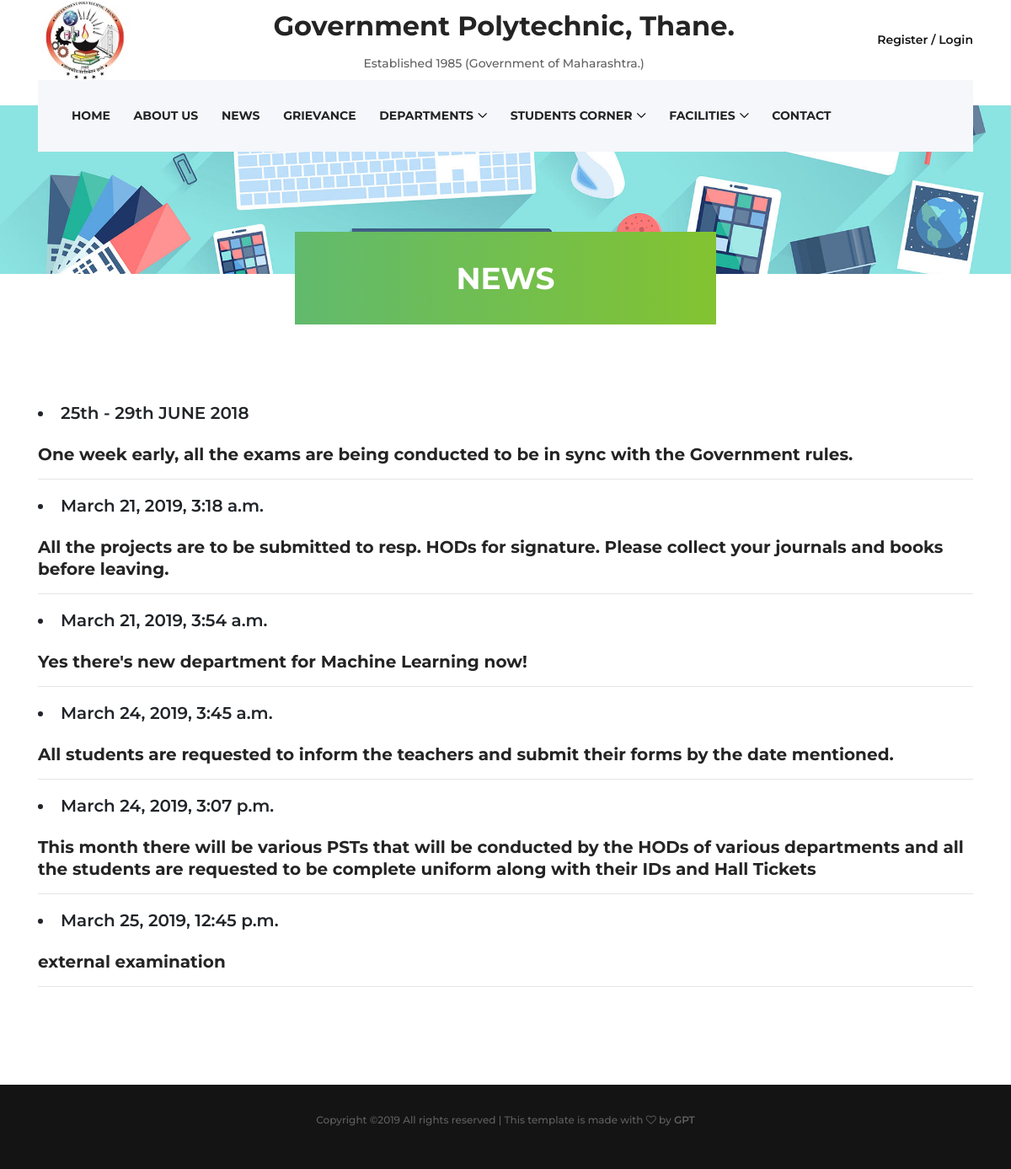
Page /news on the committed database.
### blogs/models.py (models this page shows, shortened)
class News(models.Model):
    news_title = models.CharField(max_length=500)
    news_content = models.TextField()
    news_date = models.DateTimeField(default=timezone.now)

### mainweb/views.py (the view)
# urls.py: path('news', views.news, name="news"),
def news(request):
    newslist = News.objects.all()
    context = { 'newslist' : newslist }
    return render(request, 'mainweb/news.html', context)

### mainweb/templates/mainweb/news.html (shortened to what this page needs)
<!DOCTYPE html>
<html lang="en">
<head>
    <link rel="stylesheet" href="/static/scss/_mixin.scss">
    <link rel="stylesheet" href="/static/scss/_responsive.scss">
    <link rel="stylesheet" href="/static/scss/_theme_color.scss">
    <link rel="stylesheet" href="/static/scss/_variables.scss">
    <link rel="stylesheet" href="/static/scss/style.scss">
    <link rel="stylesheet" href="/static/css/owl.carousel.min.css">
    <link rel="stylesheet" href="/static/css/magnific-popup.css">
    <link rel="stylesheet" href="/static/css/font-awesome.min.css">
    <link rel="stylesheet" href="/static/css/animate.css">
    <link rel="stylesheet" href="/static/css/custom-icon.css">
    <link rel="stylesheet" href="/static/css/bootstrap.min.css">
    <link rel="stylesheet" href="/static/css/classy-nav.min.css">
    <link rel="stylesheet" href="https://stackpath.bootstrapcdn.com/bootstrap/4.3.1/css/bootstrap.min.css">
    <link rel="stylesheet" href="/static/css/style.css">
</head>
<body>
       <header class="header-area">
        <div class="top-header">
            <div class="container h-100">
                <div class="row h-100">
                    <div class="col-12 h-100">
                        <div class="header-content h-100 d-flex align-items-center justify-content-between">
                            <div class="academy-logo">
                                <a href="/"><img src="/static/img/bg-img/gpt-logo.jpg" height="110" width="110"></a>
                            </div>
                            <div class="heading1">
                                <h2>Government Polytechnic, Thane. </h2>
                                <p>Established 1985 (Government of Maharashtra.)</p>
                            </div>
                            <div class="login-content">
                                <a href="/admin">Register / Login</a>
                            </div>
                        </div>
                    </div>
                </div>
            </div>
        </div>
         <div class="academy-main-menu">
            <div class="classy-nav-container breakpoint-off">
                <div class="container">
                    <nav class="classy-navbar justify-content-between" id="academyNav">
                        <div class="classy-menu">
                            <div class="classynav">
                                <ul>
                                    <li><a href="/">Home</a></li>
                                    <li><a href="/about">About Us</a></li>
                                    <li><a href="/news">News</a></li>
                                    <li><a href="index.html">Grievance</a></li>
                                    <li><a href="#">Departments</a>
                                    </li>
                                    <li><a href="#">Students corner</a>
                                        </li>
                                    <li><a href="course.html">Facilities</a>
                                    </li>
                                    <li><a href="/contact">Contact</a></li>
                                </ul>
                            </div>
                        </div>
                    </nav>
                </div>
            </div>
        </div>
    </header>
    <div class="breadcumb-area bg-img" style="background-image: url(/static/img/bg-img/Graphic-Designer.jpg);">
        <div class="bradcumbContent">
            <h2>NEWS</h2>
        </div>
    </div>
    <section class="about-us-area mt-50 section-padding-100">
        <div class="container">
            <div class="row">
                <div class="col-12">
                    <li style="list-style-type:disc;font-size: 20px;font-weight: 600;">
                    25th - 29th JUNE 2018
                    </li><br>
                    <h5>One week early, all the exams are being conducted to be in sync with the Government rules.</h5>
                    <hr>
                    {% for News in newslist %}
                    <li style="list-style-type:disc;font-size: 20px;font-weight: 600;">
                        {{ News.news_date }}
                    </li><br>
                    <h5>{{ News.news_content }}</h5>
                        <hr>
                        {% endfor %}
                </div>
            </div>
        </div>
    </section>
    <footer class="footer-area">
        <div class="bottom-footer-area">
            <div class="container">
                <div class="row">
                    <div class="col-12">
                        <p>
Copyright &copy;<script>document.write(new Date().getFullYear());</script> All rights reserved | This template is made with <i class="fa fa-heart-o" aria-hidden="true"></i> by <a href="https://colorlib.com" target="_blank">GPT</a>
</p>
                    </div>
                </div>
            </div>
        </div>
    </footer>
</body>
</html>

### mainweb/static/css/style.css (style rules this page uses)
* { margin: 0; padding: 0; }
body { font-family: "Montserrat", sans-serif; font-size: 14px; }
h1, h2, h3, h4, h5, h6 { color: #242424; line-height: 1.3; font-weight: 700; }
p { color: #606060; font-size: 14px; line-height: 2; font-weight: 500; }
a, a:hover, a:focus { -webkit-transition-duration: 500ms; transition-duration: 500ms; text-decoration: none; outline: 0 solid transparent; color: #141414; font-weight: 600; font-size: 14px; }
ul, ol { margin: 0; }
ul li, ol li { list-style: none; }
img { height: auto; max-width: 100%; }
.mt-50 { margin-top: 50px !important; }
.section-padding-100 { padding-top: 100px; padding-bottom: 100px; }
.bg-img { background-position: center center; background-size: cover; background-repeat: no-repeat; }
.header-area { position: relative; z-index: 100; width: 100%; height: 125px; }
.header-area .top-header { width: 100%; height: 95px; }
.heading1 p { text-align: center; margin-top: 10px; }
.heading1 h2 { margin-top: 20px; }
.header-area .top-header .login-content a { display: inline-block; font-weight: 600; }
.header-area .academy-main-menu { position: absolute; width: 100%; height: 85px; background-color: transparent; top: 95px; z-index: 100; left: 0; right: 0; }
.header-area .academy-main-menu .classy-nav-container { background-color: transparent; }
.header-area .academy-main-menu .classy-navbar { background-color: #f5f7fa; height: 85px; padding: 0; }
.header-area .academy-main-menu .classy-navbar .classynav ul li a { font-weight: 700; text-transform: uppercase; }
.header-area .academy-main-menu .classynav { padding-left: 2em; }
.bottom-footer-area { background-color: #141414; padding: 30px 0; text-align: center; }
.bottom-footer-area p { font-size: 12px; }
.bottom-footer-area p a { color: #606060; font-size: 12px; }
.breadcumb-area { position: relative; z-index: 10; width: 100%; height: 200px; }
.breadcumb-area .bradcumbContent { width: 500px; height: 110px; background: #61ba6d; background: -webkit-linear-gradient(to right, #61ba6d, #83c331); background: linear-gradient(to right, #61ba6d, #83c331); position: absolute; bottom: -60px; -webkit-transform: translateX(-50%); transform: translateX(-50%); left: 50%; z-index: 30; }
.breadcumb-area .bradcumbContent h2 { text-align: center; line-height: 110px; font-size: 36px; color: #ffffff; }

### rows in the picture
News: news_date "March 21, 2019, 3:18 a.m.", news_content "All the projects are to be submitted to resp. HODs for signature. Please collect your journals and books before leaving."
News: news_date "March 21, 2019, 3:54 a.m.", news_content "Yes there's new department for Machine Learning now!"
News: news_date "March 24, 2019, 3:45 a.m.", news_content "All students are requested to inform the teachers and submit their forms by the date mentioned."
News: news_date "March 24, 2019, 3:07 p.m.", news_content "This month there will be various PSTs that will be conducted by the HODs of various departments and all the students are requested to be complete uniform along with their IDs and Hall Tickets"
News: news_date "March 25, 2019, 12:45 p.m.", news_content "external examination"
